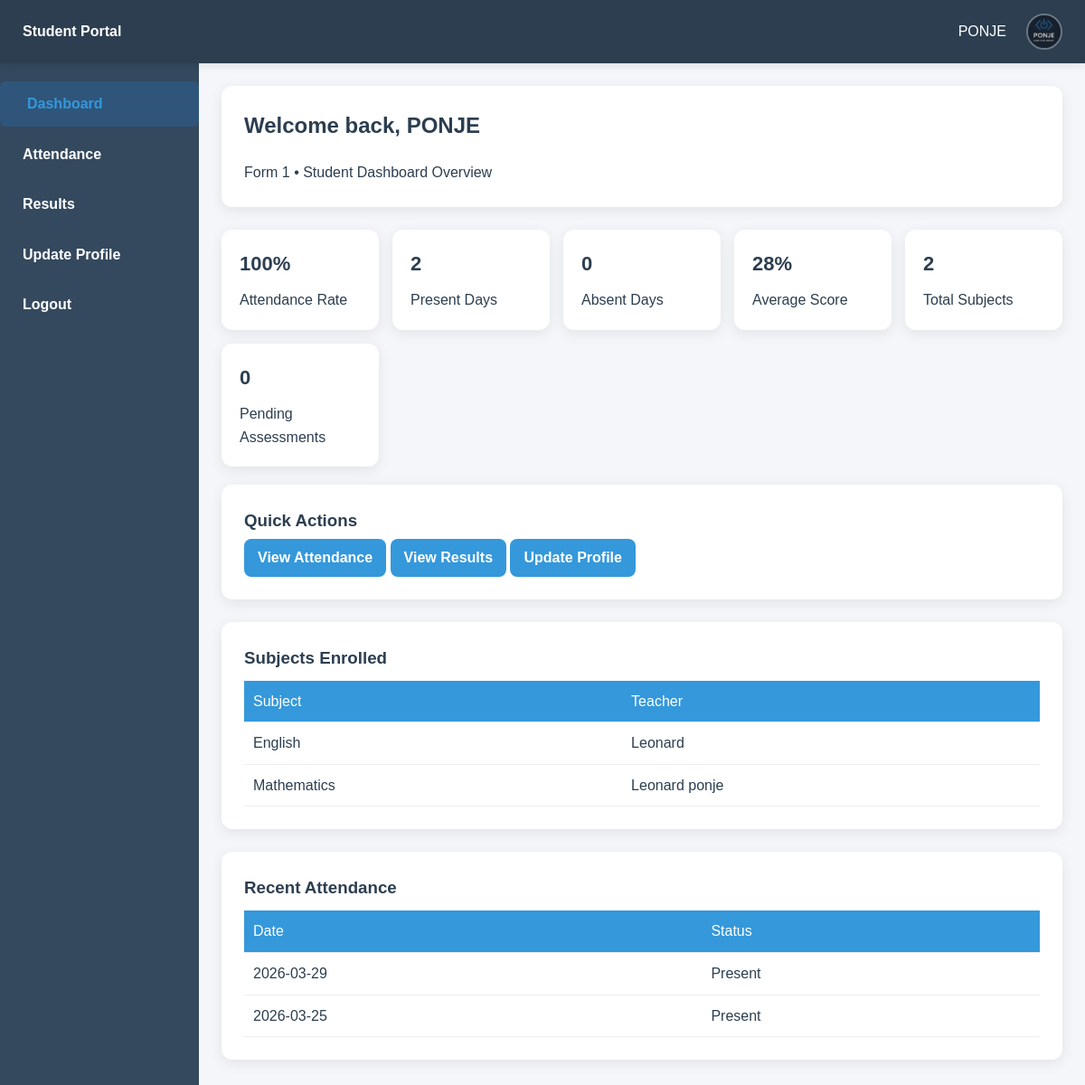
Page /student/dashboard.php (signed in) on the earlier database version.
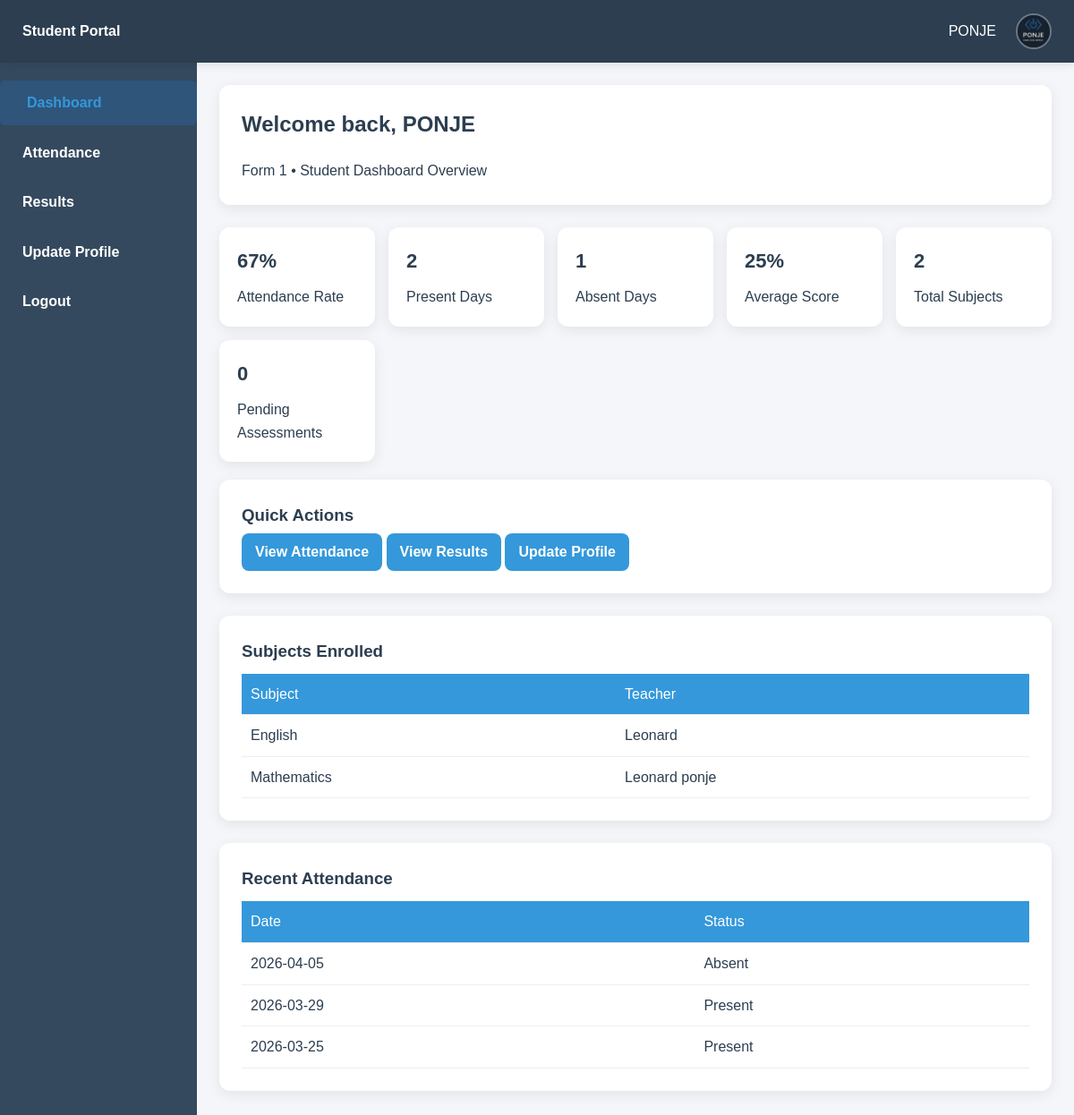
Same page on the later database version.
### tables this page shows
CREATE TABLE IF NOT EXISTS `subjects` (
  `subject_id` int NOT NULL AUTO_INCREMENT,
  `subject_name` varchar(100) NOT NULL,
  `class_id` int DEFAULT NULL,
  PRIMARY KEY (`subject_id`)
);

CREATE TABLE IF NOT EXISTS `users` (
  `user_id` int NOT NULL AUTO_INCREMENT,
  `name` varchar(100) NOT NULL,
  `username` varchar(50) NOT NULL,
  `password` varchar(255) NOT NULL,
  `role` enum('admin','teacher','student') NOT NULL,
  `email` varchar(100) DEFAULT NULL,
  `phone` varchar(20) DEFAULT NULL,
  `created_at` timestamp NULL DEFAULT CURRENT_TIMESTAMP,
  `profile_image` varchar(255) DEFAULT 'default.png',
  `last_login` datetime DEFAULT NULL,
  PRIMARY KEY (`user_id`),
  UNIQUE KEY `username` (`username`)
);

CREATE TABLE IF NOT EXISTS `attendance` (
  `attendance_id` int NOT NULL AUTO_INCREMENT,
  `student_id` int NOT NULL,
  `class_id` int NOT NULL,
  `status` enum('Present','Absent') NOT NULL,
  `attendance_date` date NOT NULL,
  PRIMARY KEY (`attendance_id`),
  UNIQUE KEY `unique_attendance` (`student_id`,`class_id`,`attendance_date`),
  KEY `class_id` (`class_id`)
);

### student/dashboard.php (the view, shortened to what this page needs)
<?php
include("../config/database.php");
$user_id = $_SESSION['user_id'];
$user_query = mysqli_query($conn, "
    SELECT name, profile_image, email
    FROM users
    WHERE user_id = '$user_id'
");
$user = mysqli_fetch_assoc($user_query);
$name = $user['name'] ?? 'Student';
$profile = $user['profile_image'] ?? 'default.png';
$student_query = mysqli_query($conn, "
    SELECT student_id, admission_number, class_id, gender, date_of_birth, phone
    FROM students
    WHERE user_id = '$user_id'
");
if(mysqli_num_rows($student_query) > 0){
    $student = mysqli_fetch_assoc($student_query);
    $student_id = $student['student_id'];
    $class_id = $student['class_id'] ?? null;
}
$class_name = 'Not Assigned';
if($class_id){
    $class_res = mysqli_query($conn, "SELECT class_name FROM classes WHERE class_id = '$class_id'");
    if($class_res && mysqli_num_rows($class_res) > 0){
        $class_name = mysqli_fetch_assoc($class_res)['class_name'];
    }
}
$total = $present = $absent = $rate = 0;
if($student_id){
    $att = mysqli_fetch_assoc(mysqli_query($conn,"
        SELECT
            COUNT(*) as total,
            SUM(status='Present') as present,
            SUM(status='Absent') as absent
        FROM attendance
        WHERE student_id='$student_id'
    "));
    $total = $att['total'] ?? 0;
    $present = $att['present'] ?? 0;
    $absent = $att['absent'] ?? 0;
    $rate = ($total > 0) ? round(($present/$total)*100) : 0;
}
$avg = 0;
if($student_id){
    $res = mysqli_fetch_assoc(mysqli_query($conn,"
        SELECT AVG((test_mark + assignment_mark + exam_mark)/3) as avg_score
        FROM assessments
        WHERE student_id='$student_id'
    "));
    $avg = round($res['avg_score'] ?? 0);
}
$subjects = [];
$total_subjects = 0;
if($class_id){
    $subject_query = "
        SELECT sub.subject_name, u.name AS teacher_name
        FROM subjects sub
        LEFT JOIN class_subjects cs ON cs.subject_id = sub.subject_id AND cs.class_id = '$class_id'
        LEFT JOIN teachers t ON cs.teacher_id = t.teacher_id
        LEFT JOIN users u ON t.user_id = u.user_id
        WHERE sub.class_id = '$class_id'
    ";
    $sub_res = mysqli_query($conn, $subject_query);
    if($sub_res && mysqli_num_rows($sub_res) > 0){
        while($row = mysqli_fetch_assoc($sub_res)){
            $subjects[] = $row;
        }
        $total_subjects = count($subjects);
    }
}
$pending = 0;
if($student_id){
    $pending_res = mysqli_query($conn,"SELECT COUNT(*) as pending FROM assessments WHERE student_id='$student_id' AND (test_mark IS NULL OR assignment_mark IS NULL OR exam_mark IS NULL)");
    $pending = mysqli_fetch_assoc($pending_res)['pending'] ?? 0;
}
?>
<!DOCTYPE html>
<html>
<head>
<link rel="stylesheet" href="../assets/css/style.css">
</head>
<body>
<div class="topbar">
<div><b>Student Portal</b></div>
<div class="profile">
    <span><?php echo $name; ?></span>
    <img src="../uploads/profiles/<?php echo $profile; ?>" class="avatar">
</div>
</div>
<div class="layout">
<div class="sidebar">
<a href="dashboard.php" class="active">Dashboard</a>
<a href="attendance/view_attendance.php">Attendance</a>
<a href="results/view_results.php">Results</a>
<a href="profile/my_profile.php">Update Profile</a>
<a href="../includes/logout.php">Logout</a>
</div>
<div class="main">
<div class="section">
<h2>Welcome back, <?php echo $name; ?></h2>
<p class="subtext"><?php echo $class_name; ?> • Student Dashboard Overview</p>
</div>
<div class="dashboard-cards">
<div class="card"><h3><?php echo $rate; ?>%</h3><p>Attendance Rate</p></div>
<div class="card"><h3><?php echo $present; ?></h3><p>Present Days</p></div>
<div class="card"><h3><?php echo $absent; ?></h3><p>Absent Days</p></div>
<div class="card"><h3><?php echo $avg; ?>%</h3><p>Average Score</p></div>
<div class="card"><h3><?php echo $total_subjects; ?></h3><p>Total Subjects</p></div>
<div class="card"><h3><?php echo $pending; ?></h3><p>Pending Assessments</p></div>
</div>
<div class="section">
<h3>Quick Actions</h3>
<a href="attendance/view_attendance.php" class="btn">View Attendance</a>
<a href="results/view_results.php" class="btn">View Results</a>
<a href="profile/my_profile.php" class="btn">Update Profile</a>
</div>
<div class="section">
<h3>Subjects Enrolled</h3>
<table class="table">
<tr><th>Subject</th><th>Teacher</th></tr>
<?php foreach($subjects as $sub): ?>
<tr>
<td><?php echo $sub['subject_name']; ?></td>
<td><?php echo $sub['teacher_name'] ?? "Not Assigned"; ?></td>
</tr>
<?php endforeach; ?>
</table>
</div>
<div class="section">
<h3>Recent Attendance</h3>
<?php
$recent = mysqli_query($conn,"SELECT attendance_date, status FROM attendance WHERE student_id='$student_id' ORDER BY attendance_date DESC LIMIT 5");
?>
<table class="table">
<tr><th>Date</th><th>Status</th></tr>
<?php while($r = mysqli_fetch_assoc($recent)): ?>
<tr>
<td><?php echo $r['attendance_date']; ?></td>
<td><?php echo $r['status']; ?></td>
</tr>
<?php endwhile; ?>
</table>
</div>
</div>
</div>
</body>
</html>

Differences in the rows shown:
added attendance: attendance_date "2026-04-05", status "Absent"
Other differences:
$rate: "100" → "67"
$absent: "0" → "1"
$avg: "28" → "25"
